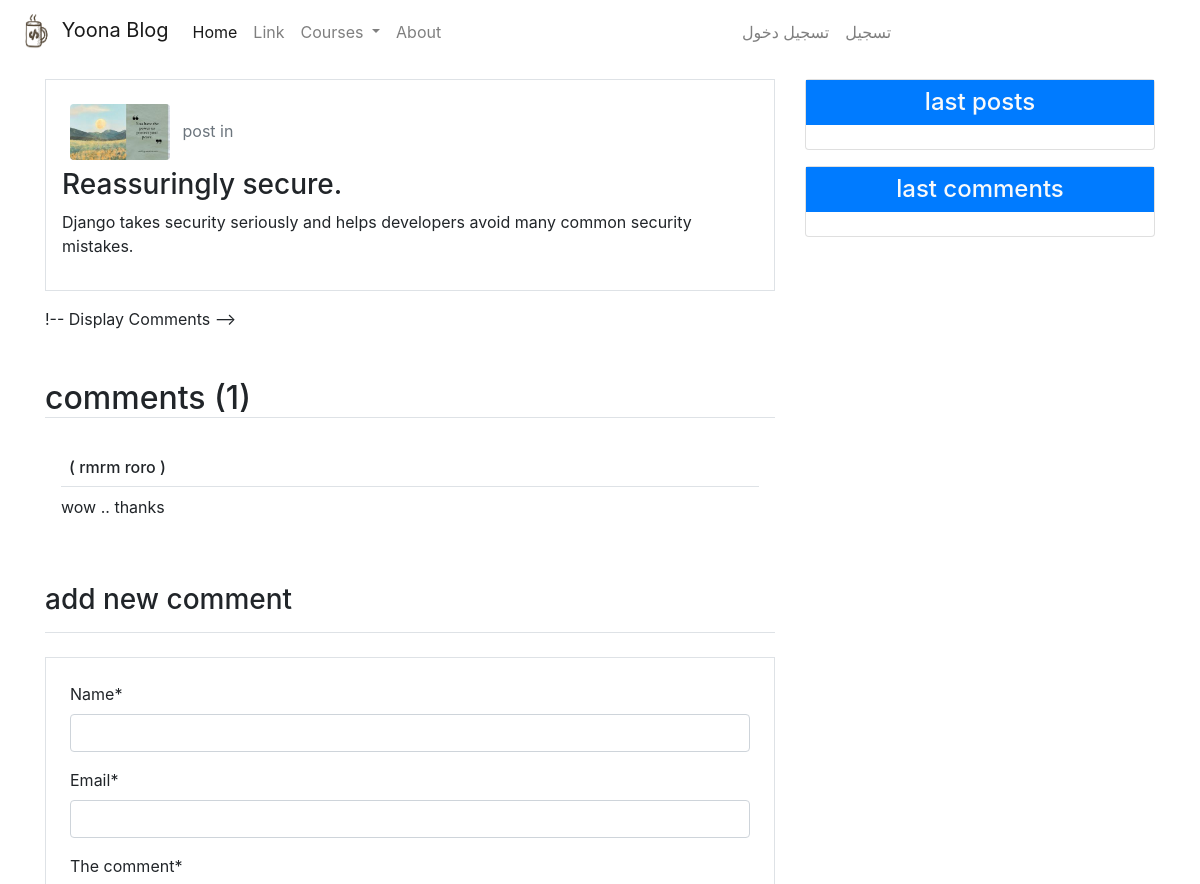
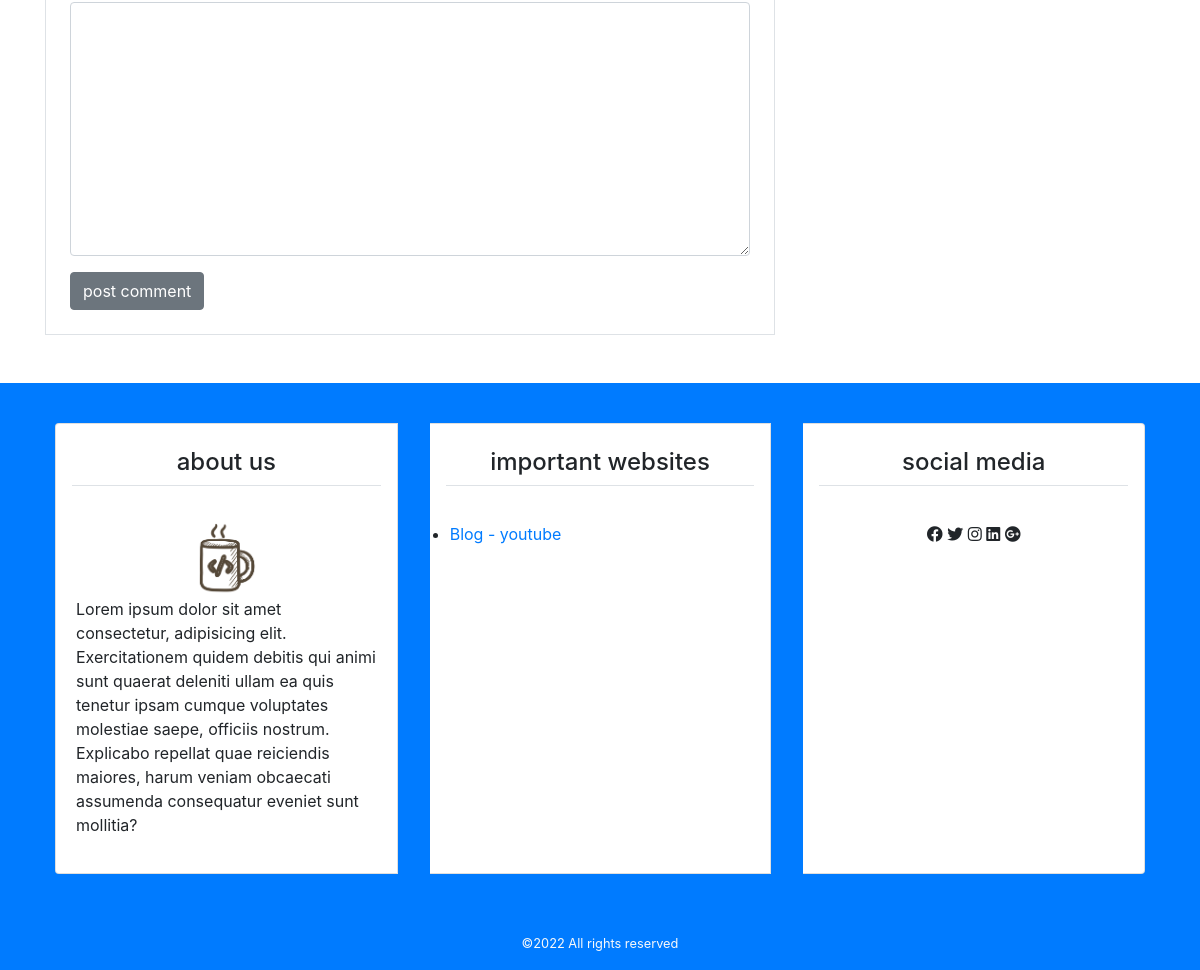
Page /2/ on the committed database (2 pictures, top to bottom).
### blog/models.py (models this page shows, shortened)
class Post(models.Model):
    title = models.CharField(max_length=100)
    content = models.TextField()
    post_dt = models.DateTimeField(default=timezone.now)
    post_update = models.DateTimeField(auto_now_add=True)
    author = models.ForeignKey(User, on_delete=models.CASCADE, related_name='posts')
    class Meta:
        verbose_name = _("Post")
        verbose_name_plural = _("Posts")
        ordering = ('-post_dt',)

class Comment(models.Model):
    name = models.CharField(max_length=100, verbose_name='name')
    email = models.EmailField(verbose_name='email')
    body = models.TextField(verbose_name='the comment')
    comment_dt = models.DateTimeField(auto_now_add=True)
    post = models.ForeignKey(
        Post, on_delete=models.CASCADE, related_name='comments')
    active = models.BooleanField(default=False)
    class Meta:
        ordering = ('-comment_dt',)

### user/models.py (models this page shows, shortened)
class Profile(models.Model):
    image = models.ImageField(upload_to='profile_pics')
    user = models.OneToOneField(User, on_delete=models.CASCADE)

### blog/views.py (the view)
# urls.py: path("<int:pk>/", views.post_detail , name="post_detail"),
def post_detail(request , pk):
    post = get_object_or_404(Post , pk=pk)
    comments = post.comments.filter(active=True)
    if request.method == 'POST':
        comment_form = CommentForm(data=request.POST)
        if comment_form.is_valid():
            new_comment = comment_form.save(commit=False)
            new_comment.post = post
            new_comment.save()
            comment_form = CommentForm()
    else:
        comment_form = CommentForm()
    context = {
        'title': post,
        'post': post,
        'comments': comments,
        'comment_form': comment_form,
    }
    return render(request , 'blog/detail.html', context)

### blog/forms.py
class CommentForm(forms.ModelForm):
    class Meta:
        model = Comment
        fields = ('name', 'email', 'body')

### templates/blog/detail.html (shortened to what this page needs)
{% extends 'base.html' %}
{% load static %}
{% block content %}
{% load crispy_forms_tags %}
<div class="border p-3 mb-3">
    <img class="img-fluid rounded  m-2 " src="{{post.author.profile.image.url}}" width="100px" alt="">
    <span class="text-secondary">post in {{post.post_date|date:'d-m-Y'}}</span>
    <h3>{{post.title}}</h3>
    <p>{{post.content}}</p>
</div>
!-- Display Comments -->
<h2 class="border-bottom mt-5 mb-3">comments ({{comments.count}})</h2>
{% for comment in comments %}
<ul class="p-3 comment">
    <h6 class="border-bottom p-2">( {{comment.name}} ) </h6>
    {{comment.body}}
</ul>
{% empty %}
<h6 class="text-center p-4 mb-3 comment">no comments </h6>
{% endfor %}
<h3 class="border-bottom pb-3 mb-3 mt-5">add new comment </h3>
<div class="border p-4 mb-5 mt-4">
    <form method="POST">
        {{comment_form|crispy}}
        <input class="btn btn-secondary" type="submit" value="post comment">
    </form>
</div>
{% endblock content %}

### static/blog/css/main.css (style rules this page uses)
* { padding: 0; margin: 0; box-sizing: border-box; }

### rows in the picture
Post: author.profile.image (picture), title "Reassuringly secure.", content "Django takes security seriously and helps developers avoid many common security mistakes."
Comment: name "rmrm roro", body "wow .. thanks"

### other values in the picture
{{ comments.count }} "1"
